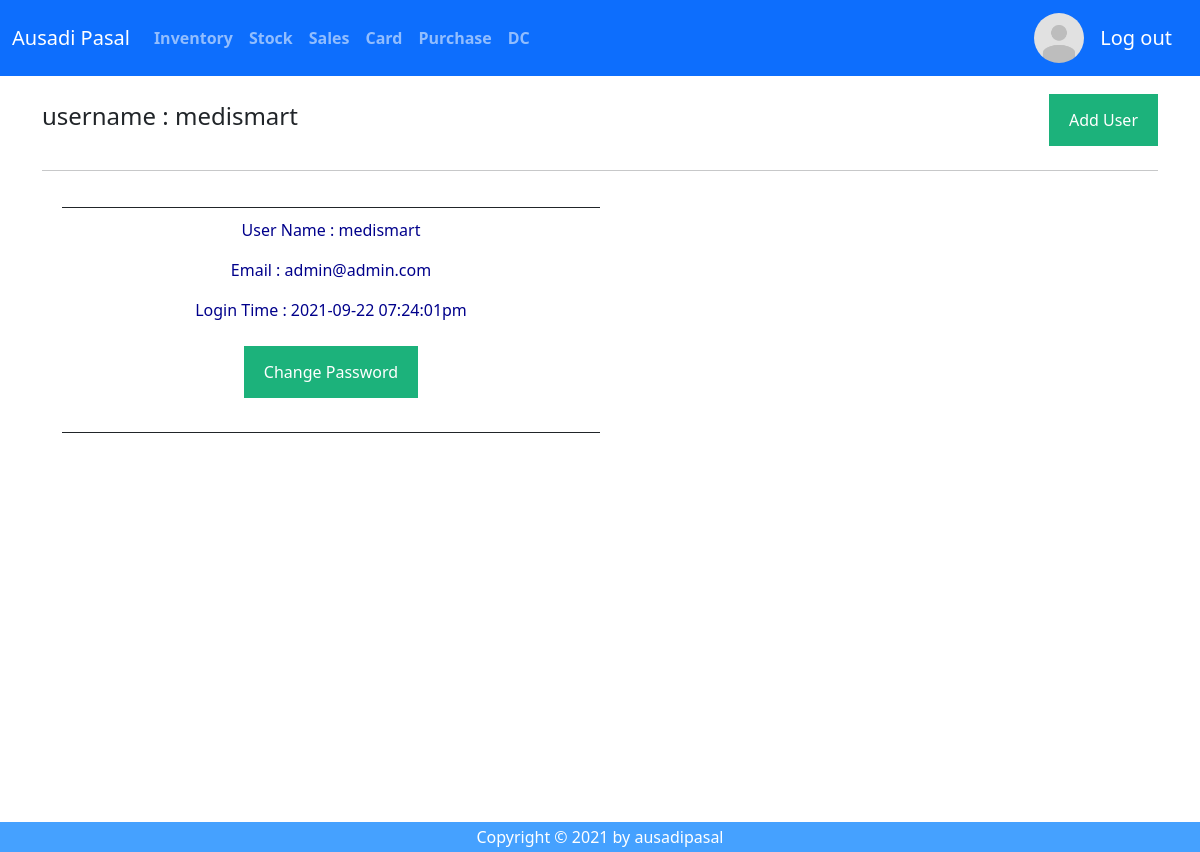
The app's page /user/index.php (signed in) with its own data.
### tables this page shows
CREATE TABLE `user` (
  `id` bigint(10) NOT NULL,
  `username` varchar(100) NOT NULL,
  `password` varchar(255) NOT NULL,
  `email` varchar(225) NOT NULL,
  `last_login` datetime NOT NULL,
  `count_login` int(10) NOT NULL
);

### db/connection.php (called while the page is built, shortened)
  <?php
  class database{
    protected function connect(){
      $this->host='localhost';
      $this->dbusername='root';
      $this->dbpassword='';
      $this->dbname='ausadipasal';
      $conn = new mysqli($this->host, $this->dbusername, $this->dbpassword);
      $sql = "CREATE DATABASE IF NOT EXISTS ".$this->dbname;
      if ($conn->query($sql) === TRUE) {
        $con=new mysqli($this->host,$this->dbusername,$this->dbpassword,$this->dbname);
        if ($con->connect_error) {
          die("DB Connection failed: " . $con->connect_error);
        }else{ return $con;}
      }else{
        $con=new mysqli($this->host,$this->dbusername,$this->dbpassword,$this->dbname);
        return $con;
      }
    }
  }
?>

### db/database.php (called while the page is built, shortened)
<?php
require "connection.php";
class query extends database{
        public function getUserInfo($uname){
          $sql="SELECT username,email,last_login,count_login FROM user where username='$uname' ";
          $result=$this->connect()->query($sql);
          if ($result->num_rows>0) {
            $arr=array();
            while($row=$result->fetch_assoc()){
              $arr[]=$row;
            }
            return $arr;
          }else{
            return 0;
          }
        }
      }
?>

### user/index.php (the view, shortened to what this page needs)
<?php
include "../db/database.php";
$obj = new query();
?>
<!DOCTYPE html>
<html>
<head>
  <link rel="stylesheet" type="text/css" href="../assets/css/footer.css">
  <link rel="stylesheet" type="text/css" href="../assets/css/user_index.css">
  <link href="../assets/css/bootstrap.min.css" rel="stylesheet">
</head>
<body>
  <nav class="navbar navbar-expand-sm navbar-dark bg-primary" aria-label="Third navbar example">
    <div class="container-fluid">
      <a class="navbar-brand" href="../home.php">Ausadi Pasal</a>
      <div class="collapse navbar-collapse" id="navbarsExample03">
        <ul class="navbar-nav me-auto mb-2 mb-sm-0">
          <li class="nav-item">
            <a class="nav-link" href="../inventory.php"><strong>Inventory</strong></a>
          </li>
          <li class="nav-item">
            <a class="nav-link" href="../stock.php"><strong>Stock</strong></a>
          </li>
          <li class="nav-item">
            <a class="nav-link " href="../sales.php"><strong>Sales</strong></a>
          </li>
          <li class="nav-item">
            <a class="nav-link " href="../Card.php"><strong>Card</strong></a>
          </li>
          <li class="nav-item">
            <a class="nav-link " href="../purchase.php" ><strong>Purchase</strong></a>
          </li>
          <li class="nav-item">
            <a class="nav-link" href="../dc/index.php"><strong>DC</strong></a>
          </li>
        </ul>
      </div>
      <a class="navbar-brand active" href="index.php">  <img  class="profile-img" src="../assets/img/avatar_2x.png" alt="user"> </a>
      <a class="navbar-brand" href="../db/logout.php"> Log out </a>
    </div>
  </nav>
  <div id="main">
  <section>
    <div class="container">
      <div class="flex-container">
        <div class="itemflex">
          <h4> username : <?php echo $_SESSION['uname']; ?> </h4>
        </div>
        <div class="itemflex" style="display: flex;">
          <button onclick="addUser()" class="addUserBtn">Add User</button>
        </div>
      </div>
      <hr>
      <div class="flex-container">
        <div class="user-info">
          <div>
            <?php
            $result_userInfo=$obj->getUserInfo($_SESSION['uname']);
            foreach ($result_userInfo as $key => $userInfo) {
              $last_login = new DateTime($userInfo['last_login']);
              $last_login=$last_login->format('Y-m-d h:i:sa');
              echo "
              <p> User Name : ".$userInfo['username']."</p>
              <p> Email : ".$userInfo['email']."</p>
              <p> Login Time : ".$last_login."</p>
              ";
            }
            ?>
            <p><button id='changePass' class="addUserBtn" onclick="changePass()" >Change Password</button></p>
          </div>
        </div>
      </div>
    </div>
  </section>
  <footer>
    <p>Copyright © 2021 by ausadipasal</p>
  </footer>
</div>
</body>
</html>

### assets/css/footer.css (style rules this page uses)
html,body { height: 100%; bottom: 0; }
#main { display: flex; flex-direction: column; min-height: 97%; }
.flex-container { display: flex; margin-top: 10px; align-items: center; }
.itemflex { width: 50%; }
hr { height: 2px; }
footer { margin-top: auto; padding: 3px; background-color: #45a1ff; color: #fff; bottom: 0; height: auto; }
footer p { padding-top: 10px 0px 10px 0px; text-align: center; margin-bottom: 0 !important; }
.profile-img { width: 50px; height: 50px; border-radius: 50%; }

### assets/css/user_index.css (style rules this page uses)
.addUserBtn { background-color: #04AA6D; color: white; padding: 14px 20px; margin: 8px 0; margin-left: auto; border: none; cursor: pointer; opacity: 0.9; }
.flex-container { display: flex; flex-direction: row; }
.user-info { margin: 10px 10px auto 10px; padding: 10px; width: 50%; }
.user-info div p { color: darkblue; }
.user-info div { padding: 10px; border-bottom: 1px solid; border-top: 1px solid; text-align: center; }

### records on screen
user: username "medismart", email "admin@admin.com", last_login "2021-09-22 07:24:01pm"

### other values on screen
$_SESSION['uname'] "medismart"
